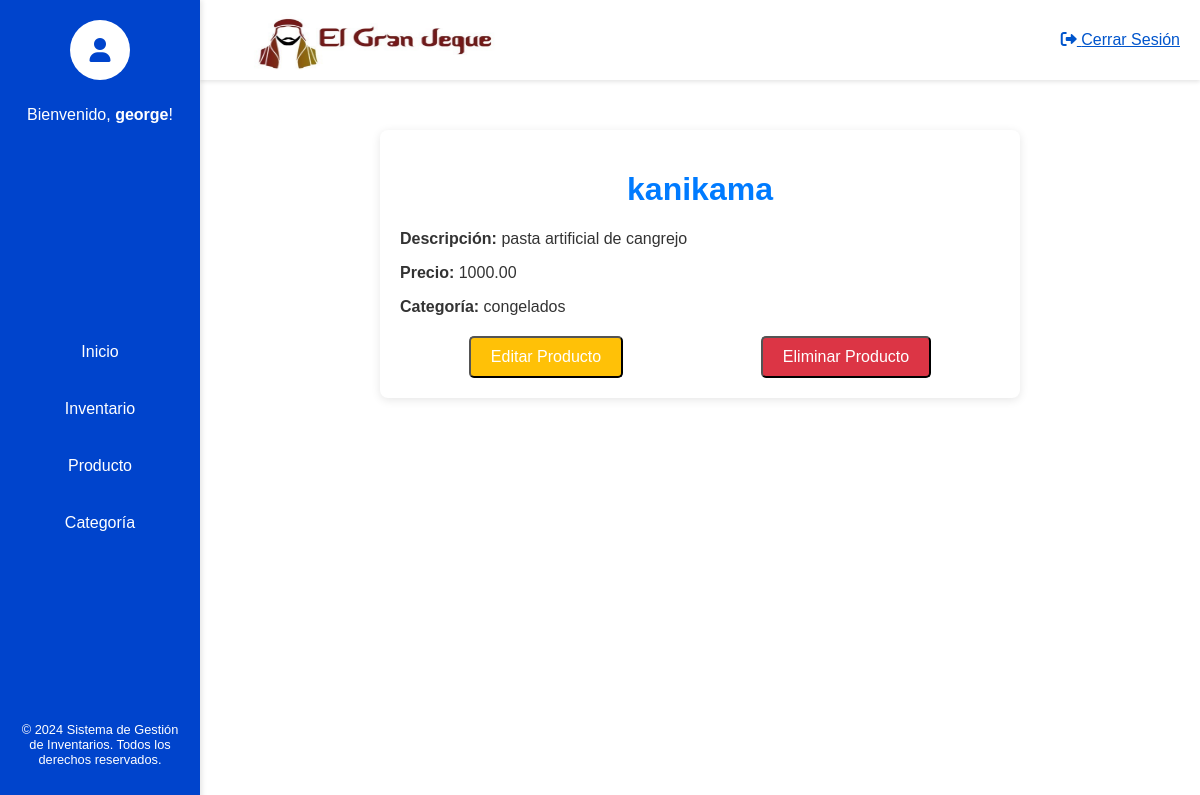
The app's page /home/productos/6/ (signed in) with its own data.
### inventa/models.py (models this page shows, shortened)
class Producto(models.Model):
    nombre=models.CharField(max_length=100)
    descripcion = models.TextField(blank=True, null=True)
    precio = models.DecimalField(max_digits=10, decimal_places=2)
    categoria = models.ForeignKey(Categoria, related_name='productos',on_delete=models.CASCADE)#no se agrega el on cascade para no eliminar categria con todos sus productos
    class Meta:
        verbose_name = 'Producto'
        verbose_name_plural = 'Productos'

class Categoria(models.Model):
    nombre=models.CharField("Nombre de Catedogia",max_length=150)
    observacion=models.CharField(("Observacion"), max_length=150)
    class Meta:
        verbose_name = 'Categoria'
        verbose_name_plural = 'Categorias'

### inventa/views.py (the view)
# urls.py: path('home/productos/<int:pk>/',ProductoDetailView.as_view(), name='detalle_producto'),
class ProductoDetailView(LoginRequiredMixin,DetailView):
    model = Producto
    template_name = "productos/detalle_producto.html"
    context_object_name='producto'
    def get_context_data(self, **kwargs):
        context = super().get_context_data(**kwargs)
        context['editar_producto'] = reverse_lazy('editar_producto', kwargs={'pk': self.object.pk})
        context['eliminar_producto'] = reverse_lazy('eliminar_producto', kwargs={'pk': self.object.pk})
        context['categorias'] = Categoria.objects.all()
        return context

### inventa/templates/productos/detalle_producto.html (shortened to what this page needs)
{% extends "base.html" %}
{% load static %}
{% block content %}
<link rel="stylesheet" href="{% static 'css/productos/detalle_producto.css' %}">
<div class="container">
    <h1>{{ producto.nombre }}</h1>
    <p><strong>Descripción:</strong> {{ producto.descripcion }}</p>
    <p><strong>Precio:</strong> {{ producto.precio }}</p>
    <p><strong>Categoría:</strong> {{ producto.categoria.nombre }}</p>
    <div class="actions">
        <button class="btn btn-warning" id="editBtn">Editar Producto</button>
        <form method="post" action="{% url 'eliminar_producto' producto.id %}" style="display:inline;">
            <button type="submit" class="btn btn-danger" onclick="return confirm('¿Estás seguro de que deseas eliminar este producto?');">Eliminar Producto</button>
        </form>
    </div>
</div>
{% endblock %}

### inventa/templates/base.html (shortened to what this page needs)
{% load static %}
<!DOCTYPE html>
<html lang="es">
<head>
    <link rel="stylesheet" href="{% static 'css/base.css' %}">
    <link rel="stylesheet" href="https://cdnjs.cloudflare.com/ajax/libs/font-awesome/6.0.0-beta3/css/all.min.css">
</head>
<body>
    <div class="layout">
        <nav class="navbar">
            <div class="user-info">
                <div class="avatar">
                    <i class="fas fa-user"></i>
                </div>
                <div class="welcome-message">
                    <p>Bienvenido, <strong>{{ user.username }}</strong>!</p>
                </div>
            </div>
            <ul>
                <li><a href="{% url 'home' %}"class="nav-link">Inicio</a></li>
                <li><a href="#" class="nav-link">Inventario</a></li>
                <li><a href="{% url 'productos' %}" class="nav-link">Producto</a></li>
                <li><a href="{% url 'categorias' %}" class="nav-link">Categoría</a></li>
            </ul>
            <div class="logout">
                <div class="info">
                    <p>&copy; 2024 Sistema de Gestión de Inventarios. Todos los derechos reservados.</p>
                </div>
            </div>
        </nav>
        <div class="content">
            <header>
                <img src="{% static 'imagenes/logo_el_gran_jeque.png' %}" alt="Logo" class="logo">
                <a  href="{% url 'logout' %}" class="logout-btn">
                    <i class="fas fa-sign-out-alt"></i> Cerrar Sesión
                </a>
            </header>
            <main>
                {% block content %}
                {% endblock  %}
        </div>
    </div>
</body>
</html>

### inventa/static/css/base.css (style rules this page uses)
body { font-family: Arial, sans-serif; margin: 0; padding: 0; color: #333; background-color: #f4f4f4; display: flex; flex-direction: column; min-height: 100vh; }
.user-info { display: flex; flex-direction: column; align-items: center; margin-bottom: 20px; }
.avatar { background-color: #fff; color: #0044cc; border-radius: 50%; width: 60px; height: 60px; display: flex; justify-content: center; align-items: center; font-size: 1.5rem; margin-bottom: 10px; }
.navbar { width: 200px; background-color: #0044cc; color: #fff; height: 100vh; position: fixed; top: 0; left: 0; padding: 20px; box-shadow: 2px 0 5px rgba(0, 0, 0, 0.1); box-sizing: border-box; display: flex; flex-direction: column; justify-content: space-between; }
.layout { display: flex; }
.navbar .welcome-message { margin-bottom: 20px; }
.navbar ul { list-style: none; padding: 0; margin: 0; }
.navbar ul li { margin-bottom: 15px; }
.navbar .nav-link { display: block; color: #fff; padding: 12px; text-decoration: none; border-radius: 5px; transition: background-color 0.3s; text-align: center; font-size: 1rem; }
.navbar .logout { display: flex; flex-direction: column; align-items: center; }
a.logout-btn { color: #0055cc; }
img { height: 100px; width: 300px; }
.navbar .info { text-align: center; font-size: 0.8rem; color: #fff; }
.content { margin-left: 200px; width: calc(100% - 200px); display: flex; flex-direction: column; }
header { background-color:#fff; color: #fff; padding: 10px 20px; box-shadow: 0 2px 4px rgba(0, 0, 0, 0.1); display: flex; justify-content: space-between; align-items: center; height: 60px; }
header .logo { height: 60px; margin: 0 auto; margin-left: 0; }
main { flex: 1; padding: 20px; }

### inventa/static/css/productos/detalle_producto.css (style rules this page uses)
body { background-color: #ffffff; font-family: Arial, sans-serif; }
.container { max-width: 600px; margin: 30px auto; padding: 20px; background-color: #fff; border-radius: 8px; box-shadow: 0 2px 10px rgba(0, 0, 0, 0.1); }
h1 { color: #007bff; text-align: center; }
.actions { display: flex; justify-content: space-around; margin-top: 20px; }
.btn-warning { background-color: #ffc107; color: #fff; }
.btn-danger { background-color: #dc3545; color: #fff; }
.btn { display: inline-block; padding: 10px 20px; font-size: 16px; text-decoration: none; border-radius: 5px; transition: background-color 0.3s; }

### records on screen
Producto: nombre "kanikama", descripcion "pasta artificial de cangrejo", precio "1000.00", categoria.nombre "congelados"

### other values on screen
{{ user.username }} "george"
